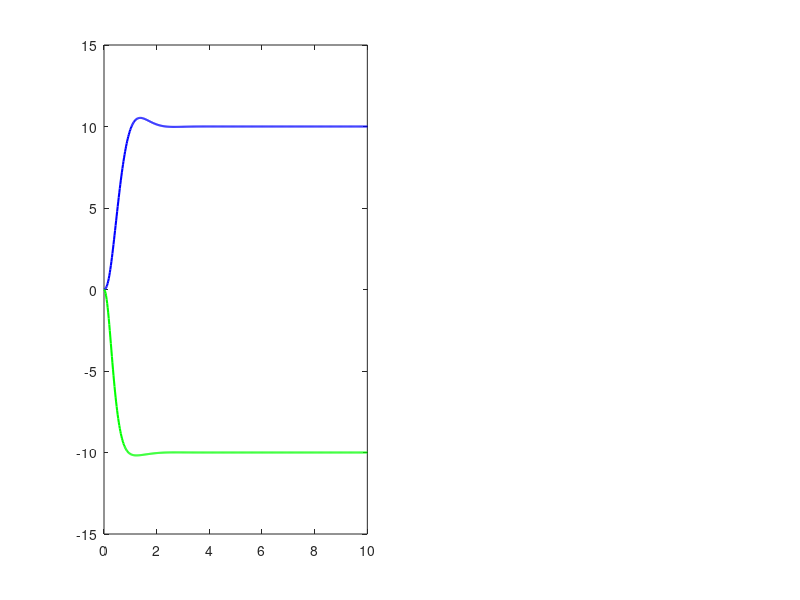

MATLAB code to generate this figure: (Note: this script raises an error after producing the figure.)
%% Aero 2 — LQR Tracking Control (Based on R. Fellag et al., 2024)
clear; clc; close all;

%% 1. Parameters (From Table I of the paper)
% System constants
Jp = 0.0211;    % Pitch inertia (kg.m^2)
Jy = 0.0221;    % Yaw inertia (kg.m^2)
Dp = 0.0053;    % Pitch damping (N.m.s/rad)
Dy = 0.0062;    % Yaw damping (N.m.s/rad)
Mg = 0.0153;    % Gravity term (N.m)

% Thrust and Torque coefficients
Kpp =  0.0011;  % Pitch torque per Main Voltage (N.m/V)
Kyy =  0.0047;  % Yaw torque per Tail Voltage (N.m/V)
Kpy =  0.0021;  % Cross-coupling: Pitch torque per Tail Voltage
Kyp = -0.0027;  % Cross-coupling: Yaw torque per Main Voltage

%% 2. Continuous-Time State-Space Model (Linearized about 0 deg)
% State: x = [theta (pitch), psi (yaw), d_theta, d_psi]'
% Input: u = [Vm (Main Motor), Vt (Tail Motor)]'

A = [0,         0,  1,        0;
     0,         0,  0,        1;
    -Mg/Jp,     0, -Dp/Jp,    0;
     0,         0,  0,       -Dy/Jy];

B = [0,          0;
     0,          0;
     Kpp/Jp,     Kpy/Jp;
     Kyp/Jy,     Kyy/Jy];

C = [1, 0, 0, 0;
     0, 1, 0, 0];  % Output: [Pitch, Yaw]
D = zeros(2, 2);

sys_c = ss(A, B, C, D);

%% 3. Discrete-Time Model & Controller Design
Ts = 0.02; % 50 Hz sample time
sys_d = c2d(sys_c, Ts, 'zoh');
[Ad, Bd, Cd, Dd] = ssdata(sys_d);

% (1) LQR Feedback Gain (K)
Q = diag([1500, 1500, 10, 10]); % Penalize angle errors heavily
R = eye(2) * 0.1;               % Minimal penalty on voltage
[K, ~, ~] = dlqr(Ad, Bd, Q, R);

% (2) Feedforward Precompensator (N_bar) for Tracking
% Ensures steady-state error is zero for a step reference.
% Formula: N_bar = [ C * (I - (A - B*K))^-1 * B ]^-1
N_bar = inv(Cd * inv(eye(4) - (Ad - Bd * K)) * Bd);

% (3) Luenberger Observer Gain (L)
obs_poles = [0.65, 0.66, 0.67, 0.68]; % Faster than system dynamics
L = place(Ad', Cd', obs_poles).';

fprintf('\n=== Controller Matrices ===\n');
disp('LQR Gain (K) = '); disp(K);
disp('Feedforward Gain (N_bar) = '); disp(N_bar);





F = Ad - Bd*K - L*Cd;
G = L;
H = -K;

disp('F ='); disp(F);
disp('G ='); disp(G);
disp('H ='); disp(H);


function print_numpy(name, M, prec)
    if nargin < 3, prec = 4; end
    fmt = ['%0.' num2str(prec) 'f'];

    if isvector(M)
        fprintf('%s = np.array([ ', name);
        for k = 1:numel(M)
            fprintf(fmt, M(k));
            if k < numel(M), fprintf(', '); end
        end
        fprintf(' ], dtype=np.float64)  # shape (%d,)\n\n', numel(M));
    else
        fprintf('%s = np.array([\n', name);
        for i = 1:size(M,1)
            fprintf('    [ ');
            for j = 1:size(M,2)
                fprintf(fmt, M(i,j));
                if j < size(M,2), fprintf(', '); end
            end
            if i < size(M,1)
                fprintf(' ],\n');
            else
                fprintf(' ]\n');
            end
        end
        fprintf('], dtype=np.float64)\n\n');
    end
end

print_numpy('F', F, 4);
print_numpy('G', G, 4);
print_numpy('H', H, 4);
abs(eig(F))


%% 4. Simulation Setup
T_final = 10;
t = 0:Ts:T_final;
N_sim = length(t);

x = zeros(4, N_sim);          % True state
xhat = zeros(4, N_sim);       % Estimated state
u = zeros(2, N_sim);          % Control inputs
y = zeros(2, N_sim);          % Measured outputs

% Reference: Pitch = 10 deg, Yaw = -10 deg
ref = deg2rad([10; -10]);     

%% 5. Simulation Loop
for k = 1:N_sim-1
    % 1. Measure output
    y(:, k) = Cd * x(:, k);
    
    % 2. Calculate Control Input: u = -K*xhat + N_bar*ref
    % (Using estimated states and the feedforward gain for tracking)
    u_k = -K * xhat(:, k) + N_bar * ref;
    u(:, k) = max(min(u_k, 15), -15); % Hardware voltage clamp at +/- 15V
    
    % 3. Plant Update (True dynamics)
    x(:, k+1) = Ad * x(:, k) + Bd * u(:, k);
    
    % 4. Observer Update
    % Predict next state based on current input and output error
    xhat(:, k+1) = Ad * xhat(:, k) + Bd * u(:, k) + L * (y(:, k) - Cd * xhat(:, k));
end

%% 6. Plotting Results
figure('Color', 'w', 'Position', [100, 100, 1000, 500]);

% Pitch & Yaw Response
subplot(1, 2, 1);
plot(t, rad2deg(x(1, :)), 'b', 'LineWidth', 1.5); hold on;
plot(t, rad2deg(x(2, :)), 'g', 'LineWidth', 1.5);
yline(10, 'b--', 'Pitch Ref');
yline(-10, 'g--', 'Yaw Ref');
title('Helicopter Angles (Tracking)');
xlabel('Time (s)'); ylabel('Angle (deg)');
legend('Pitch', 'Yaw', 'Location', 'Best'); grid on;

% Motor Voltages
subplot(1, 2, 2);
plot(t, u(1, :), 'r', 'LineWidth', 1.2); hold on;
plot(t, u(2, :), 'k', 'LineWidth', 1.2);
title('Motor Voltages (u)');
xlabel('Time (s)'); ylabel('Voltage (V)');
legend('V_m (Main)', 'V_t (Tail)', 'Location', 'Best'); grid on;
